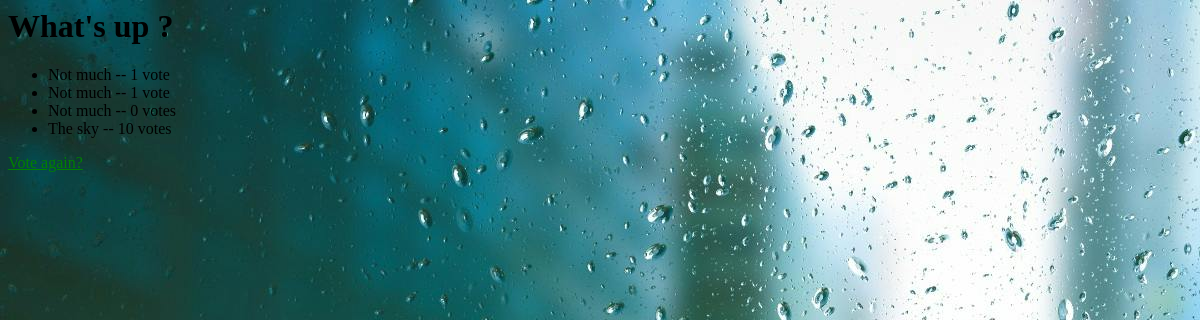
The app's page /polls/1/results/, older data.
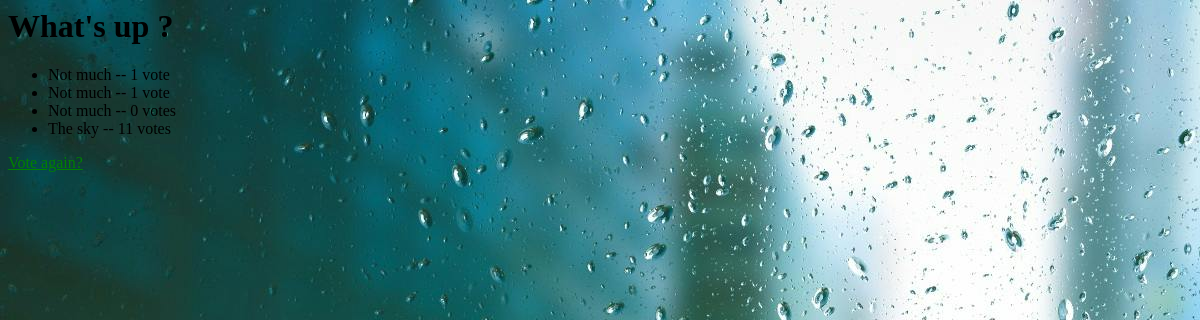
The same page, newer data.
### polls/models.py (models this page shows, shortened)
class Choice(models.Model):
    question = models.ForeignKey(Question, on_delete=models.CASCADE)
    choice_text = models.CharField(max_length=200)
    votes = models.IntegerField(default=0)

### polls/views.py (the view)
# urls.py: path("<int:pk>/results/", views.ResultsView.as_view(), name="results"),
class ResultsView(generic.DetailView):
    model = Question
    template_name = "polls/results.html"

### polls/templates/polls/results.html
{% load static %}
<link rel="stylesheet" href="{% static 'polls/style.css' %}">
<h1>{{ question.question_text }}</h1>
<ul>
{% for choice in question.choice_set.all %}
    <li>{{ choice.choice_text }} -- {{ choice.votes }} vote{{ choice.votes|pluralize }}</li>
{% endfor %}
</ul>
<a href="{% url 'polls:detail' question.id %}">Vote again?</a>

Row changes from the older to the newer data that the page shows:
changed Choice "The sky": votes "10" → "11"
